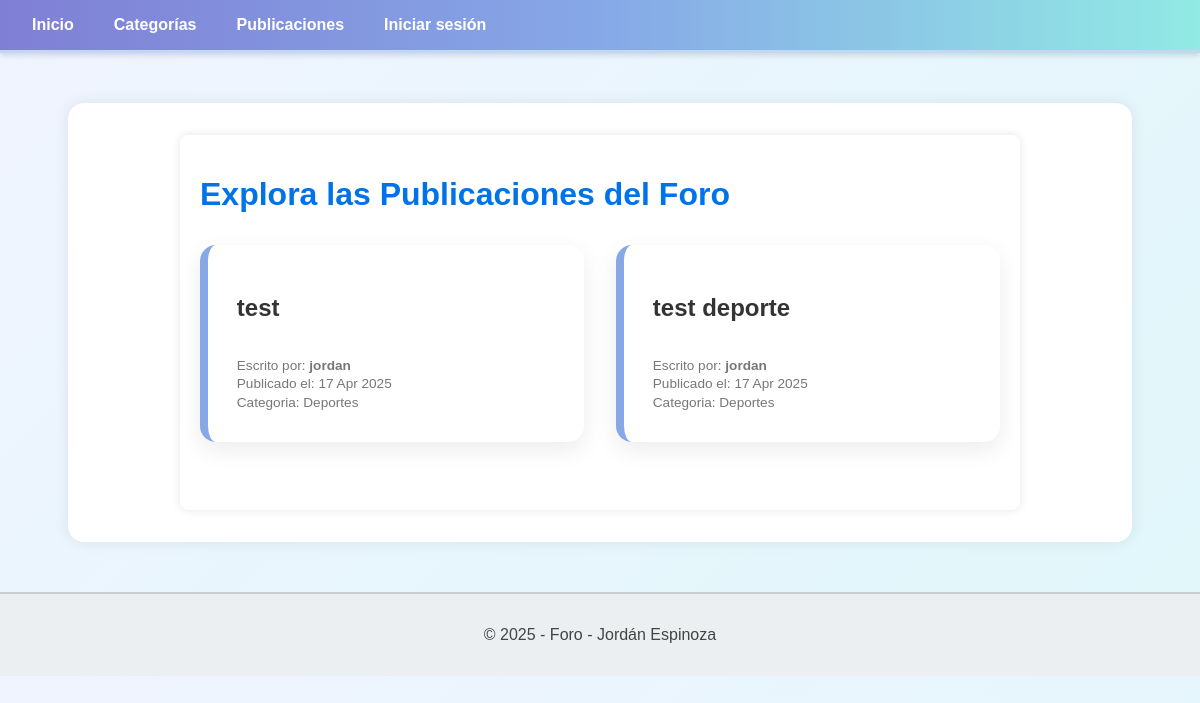
The app's page /foro/publicaciones/listar/, older data.
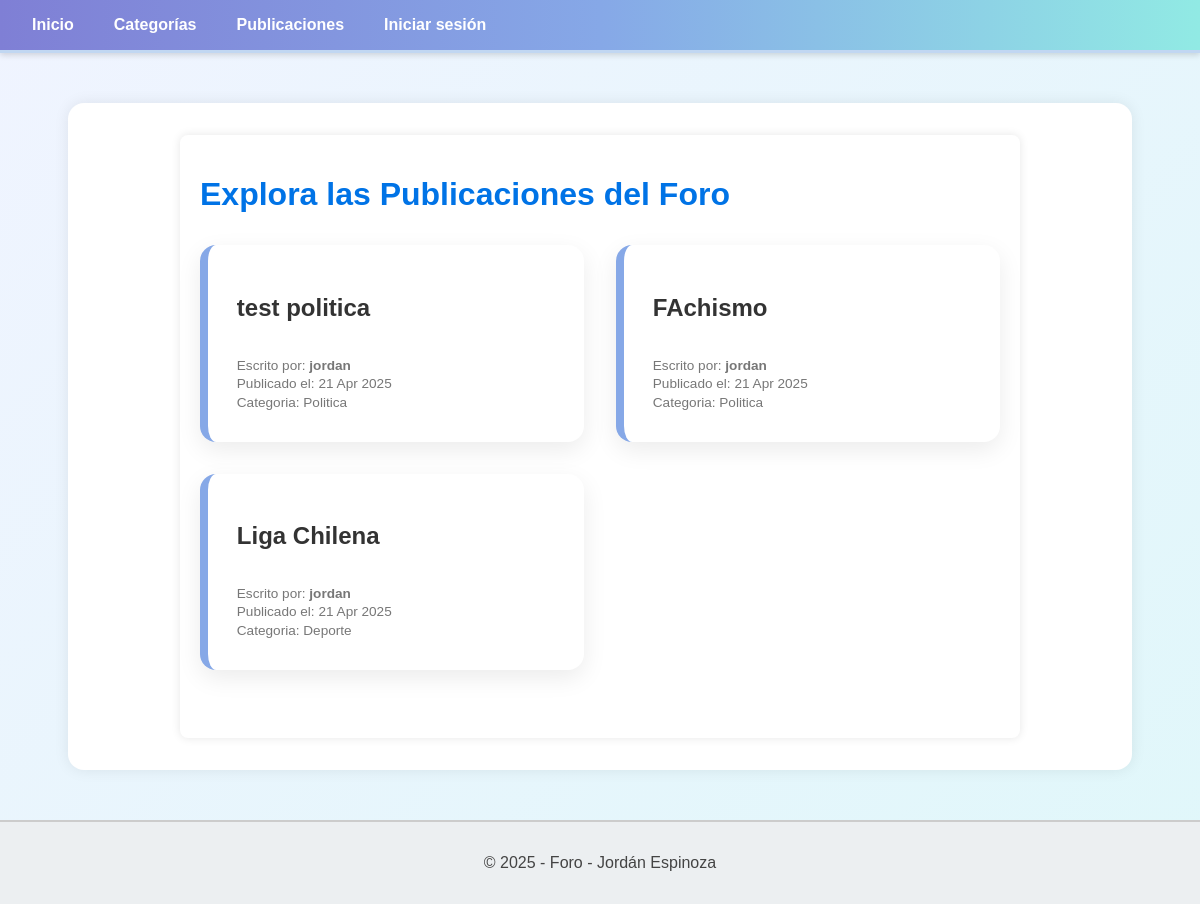
The same page, newer data.
### foro_aplicacion/models.py (models this page shows, shortened)
class Publicacion(models.Model):
    titulo = models.CharField(max_length=100)
    cuerpo = models.TextField()
    fecha_creacion = models.DateTimeField(auto_now_add=True)
    fecha_modificacion = models.DateTimeField(auto_now=True)
    usuario = models.ForeignKey(Usuario, on_delete=models.CASCADE, related_name='publicaciones')
    categoria = models.ForeignKey(Categoria, on_delete=models.CASCADE, related_name='publicaciones')
    etiquetas = models.ManyToManyField(Etiqueta, through='PublicacionEtiqueta', related_name='publicaciones')

class Usuario(AbstractUser):
    correo = models.EmailField(max_length=100, unique=True)
    es_admin = models.BooleanField(default=False)
    es_baneado = models.BooleanField(default=False)
    es_moderador = models.BooleanField(default=False)
    es_autor = models.BooleanField(default=False)
    reputacion = models.IntegerField(default=0)
    class Meta:
        verbose_name = 'Usuario'
        verbose_name_plural = 'Usuarios'

class Categoria(models.Model):
    nombre = models.CharField(max_length=50)
    descripcion = models.TextField(blank=True)
    fecha_creacion = models.DateTimeField(auto_now_add=True)
    usuario = models.ForeignKey(Usuario, on_delete=models.CASCADE, related_name='categorias')
    def __str__(self):
        return self.nombre

### foro_aplicacion/views.py (the view)
# urls.py: path('publicaciones/listar/', PublicacionListView.as_view(), name='listar_publicaciones'),
class PublicacionListView(ListView):
    model = Publicacion
    template_name = 'publicaciones/listar.html'
    context_object_name = 'publicaciones'

### foro_aplicacion/templates/publicaciones/listar.html (shortened to what this page needs)
{% extends 'template_base.html' %}
{% block body %}
<div class="container">
    <h1 class="titulo">Explora las Publicaciones del Foro</h1>
    <div class="publicacion-lista">
        {% for publicacion in publicaciones %}
            <div class="publicacion-card">
                <div class="publicacion-header">
                    <h2 class="titulo">{{ publicacion.titulo }}</h2>
                </div>
                <p class="autor">Escrito por: <strong>{{ publicacion.usuario.username }}</strong></p>
                <p class="fecha">Publicado el: {{ publicacion.fecha_creacion|date:"d M Y" }}</p>
                <p class="fecha">Categoria: {{ publicacion.categoria }}</p>
            </div>
        {% empty %}
            <p class="sin-publicaciones">No hay publicaciones disponibles.</p>
        {% endfor %}
    </div>
</div>
{% endblock %}

Row changes from the older to the newer data that the page shows:
removed Publicacion: titulo "test", usuario.username "jordan", fecha_creacion "17 Apr 2025", categoria "Deportes"
removed Publicacion: titulo "test deporte", usuario.username "jordan", fecha_creacion "17 Apr 2025", categoria "Deportes"
added Publicacion: titulo "test politica", usuario.username "jordan", fecha_creacion "21 Apr 2025", categoria "Politica"
added Publicacion: titulo "FAchismo", usuario.username "jordan", fecha_creacion "21 Apr 2025", categoria "Politica"
added Publicacion: titulo "Liga Chilena", usuario.username "jordan", fecha_creacion "21 Apr 2025", categoria "Deporte"
